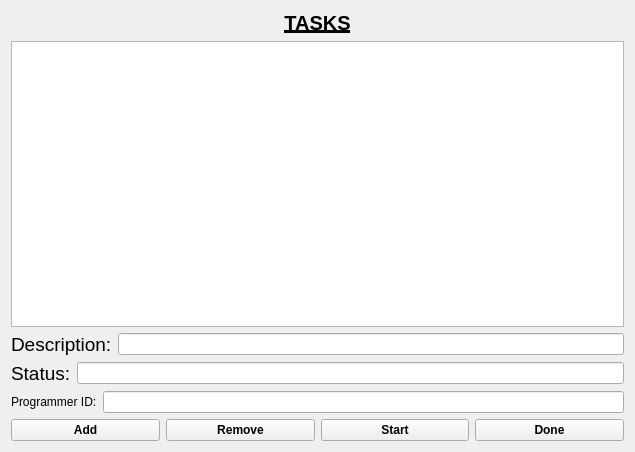
<?xml version="1.0" encoding="UTF-8"?>
<ui version="4.0">
 <class>gui</class>
 <widget class="QWidget" name="gui">
  <property name="geometry">
   <rect>
    <x>0</x>
    <y>0</y>
    <width>635</width>
    <height>452</height>
   </rect>
  </property>
  <property name="windowTitle">
   <string>gui</string>
  </property>
  <layout class="QGridLayout" name="gridLayout">
   <item row="0" column="0">
    <layout class="QVBoxLayout" name="verticalLayout">
     <item>
      <widget class="QLabel" name="label">
       <property name="font">
        <font>
         <pointsize>15</pointsize>
         <bold>true</bold>
         <underline>true</underline>
        </font>
       </property>
       <property name="text">
        <string>TASKS</string>
       </property>
       <property name="alignment">
        <set>Qt::AlignCenter</set>
       </property>
      </widget>
     </item>
     <item>
      <widget class="QListWidget" name="tasksListWidget"/>
     </item>
     <item>
      <layout class="QHBoxLayout" name="horizontalLayout">
       <item>
        <widget class="QLabel" name="descriptionLabel">
         <property name="font">
          <font>
           <pointsize>14</pointsize>
           <italic>false</italic>
           <bold>false</bold>
          </font>
         </property>
         <property name="text">
          <string>Description:</string>
         </property>
        </widget>
       </item>
       <item>
        <widget class="QLineEdit" name="descriptionLineEdit"/>
       </item>
      </layout>
     </item>
     <item>
      <layout class="QHBoxLayout" name="horizontalLayout_2">
       <item>
        <widget class="QLabel" name="statusLabel">
         <property name="font">
          <font>
           <pointsize>14</pointsize>
          </font>
         </property>
         <property name="text">
          <string>Status:</string>
         </property>
        </widget>
       </item>
       <item>
        <widget class="QLineEdit" name="statusLineEdit"/>
       </item>
      </layout>
     </item>
     <item>
      <layout class="QHBoxLayout" name="horizontalLayout_3">
       <item>
        <widget class="QLabel" name="programmerIdLabel">
         <property name="text">
          <string>Programmer ID:</string>
         </property>
        </widget>
       </item>
       <item>
        <widget class="QLineEdit" name="programmerIdLineEdit"/>
       </item>
      </layout>
     </item>
     <item>
      <layout class="QHBoxLayout" name="horizontalLayout_4">
       <item>
        <widget class="QPushButton" name="addPushButton">
         <property name="font">
          <font>
           <bold>true</bold>
          </font>
         </property>
         <property name="text">
          <string>Add</string>
         </property>
        </widget>
       </item>
       <item>
        <widget class="QPushButton" name="removePushButton">
         <property name="font">
          <font>
           <bold>true</bold>
          </font>
         </property>
         <property name="text">
          <string>Remove</string>
         </property>
        </widget>
       </item>
       <item>
        <widget class="QPushButton" name="startPushButton">
         <property name="font">
          <font>
           <bold>true</bold>
          </font>
         </property>
         <property name="text">
          <string>Start</string>
         </property>
        </widget>
       </item>
       <item>
        <widget class="QPushButton" name="donePushButton">
         <property name="font">
          <font>
           <bold>true</bold>
          </font>
         </property>
         <property name="text">
          <string>Done</string>
         </property>
        </widget>
       </item>
      </layout>
     </item>
    </layout>
   </item>
  </layout>
 </widget>
 <resources/>
 <connections/>
</ui>
